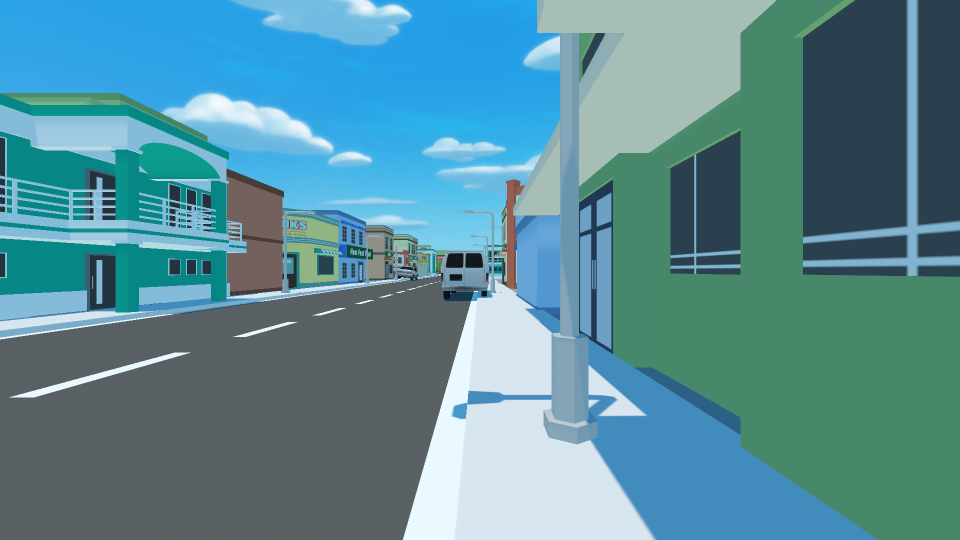
#> input picture Project_images/Szene_1/0.png, 1920 x 1080 px (shown at 1/2 size)
$ python -i map_detection.py   (imports and definitions only)
#> lines starting #> are read from the running program, lines starting #| are printed output that depends on the picture; after the words box and inside, x2 and y2 are one past the last pixel; in counts of white or black regions, pixels touching at a corner belong together
import cv2 as cv
import numpy as np
from matplotlib import pyplot as plt
from skimage.morphology import skeletonize
from skimage.util import img_as_bool
from igraph import Graph
from skimage.graph import route_through_array
from sklearn.cluster import DBSCAN
import json
from enums import Direction


def find_endpoints_and_junctions(skel_img):
    skel = skel_img.copy()
    if skel.dtype != np.uint8:
        skel = (skel * 255).astype(np.uint8)

    endpoints = []
    junctions = []

    for y in range(1, skel.shape[0] - 1):
        for x in range(1, skel.shape[1] - 1):
            if skel[y, x] == 0:
                continue

            roi = skel[y - 1:y + 2, x - 1:x + 2]
            count = cv.countNonZero(roi) - 1  # ohne Mittelpunkt

            if count == 1:
                endpoints.append((x, y))
            elif count >= 3:
                junctions.append((x, y))

    return endpoints, junctions


def cluster_points(points, eps=7):
    if not points:
        return []

    X = np.array(points)
    clustering = DBSCAN(eps=eps, min_samples=1).fit(X)

    labels = clustering.labels_
    unique_labels = set(labels)

    clustered_points = []
    for label in unique_labels:
        cluster_members = X[labels == label]
        centroid = np.mean(cluster_members, axis=0)
        clustered_points.append(tuple(centroid.astype(int)))

    return clustered_points

# [102 lines left out: functions nearest_skel_point, find_colored_center, insert_special_node, get_turn_sequence, not called in this run]

def detect_turns(img_path: str) -> list[Direction] | None:
#> called with img_path = 'Project_images/Szene_1/0.png'
    img = cv.imread(img_path)
#> img is the input picture: shape (1080, 1920, 3); mean B, G, R 152.8, 140.8, 89.4
    if img is not None:
        gray = cv.cvtColor(img, cv.COLOR_BGR2GRAY) if len(img.shape) == 3 else img
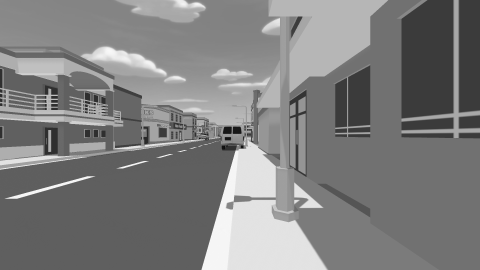
#> gray: shape (1080, 1920) (shown at 1/4 size); min 0, max 248, mean 126.7
    else:
        print("konnte bild in detect_turns nicht laden")
        return None

    canny1 = cv.Canny(gray, 50, 200, None, 3)
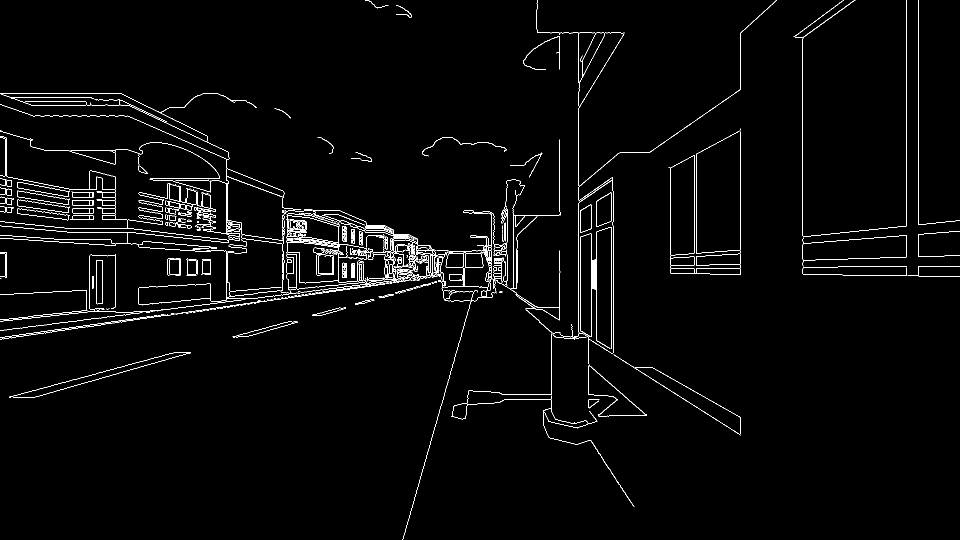
#> canny1: shape (1080, 1920) (shown at 1/2 size); 2% white in thin lines or dots

    cdst = cv.cvtColor(canny1, cv.COLOR_GRAY2BGR)
#> cdst: shape (1080, 1920, 3); 2% white in thin lines or dots

    linesP = cv.HoughLinesP(canny1, 1, np.pi / 720, 50, None, 100, 42)
#> linesP = 292 rows, first 6: [0, 678, 524, 602], [1157, 676, 1157, 66], [1813, 551, 1813, 0], [1836, 550, 1836, 0], [1605, 547, 1605, 60], [805, 1079, 988, 440]


    if linesP is not None:
        for i in range(0, len(linesP)):
            l = linesP[i][0]
            cv.line(cdst, (l[0], l[1]), (l[2], l[3]), (0,0,255), 3, cv.LINE_AA)
#> this loop made 292 passes
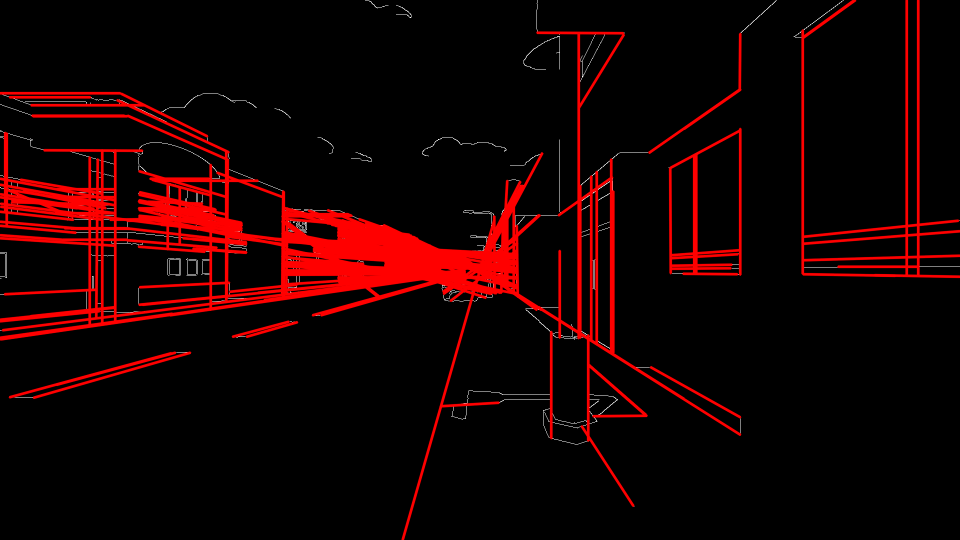
#> cdst: shape (1080, 1920, 3) (shown at 1/2 size); mean B, G, R 0.9, 0.9, 23.9

    kernel_large = np.ones((25,25),np.uint8)
    kernel_small = np.ones((5,5),np.uint8)

    cdst = cv.morphologyEx(cdst, cv.MORPH_CLOSE, kernel_large)
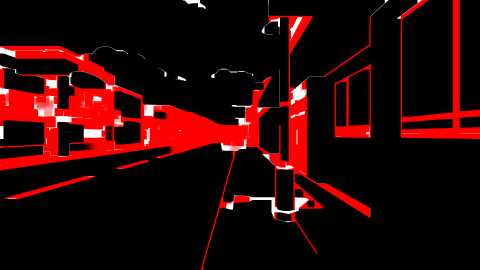
#> cdst: shape (1080, 1920, 3) (shown at 1/4 size); mean B, G, R 4.9, 4.9, 40.9
    cdst = cv.erode(cdst, kernel_small)
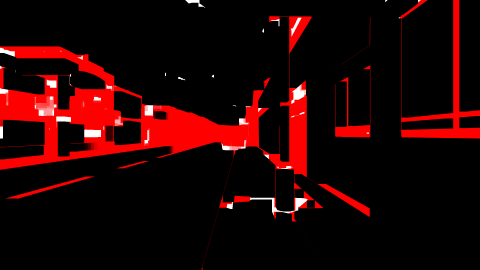
#> cdst: shape (1080, 1920, 3) (shown at 1/4 size); mean B, G, R 2.9, 2.9, 35

    binary = cv.threshold(cv.cvtColor(cdst, cv.COLOR_BGR2GRAY),30, 255, cv.THRESH_BINARY)[1]
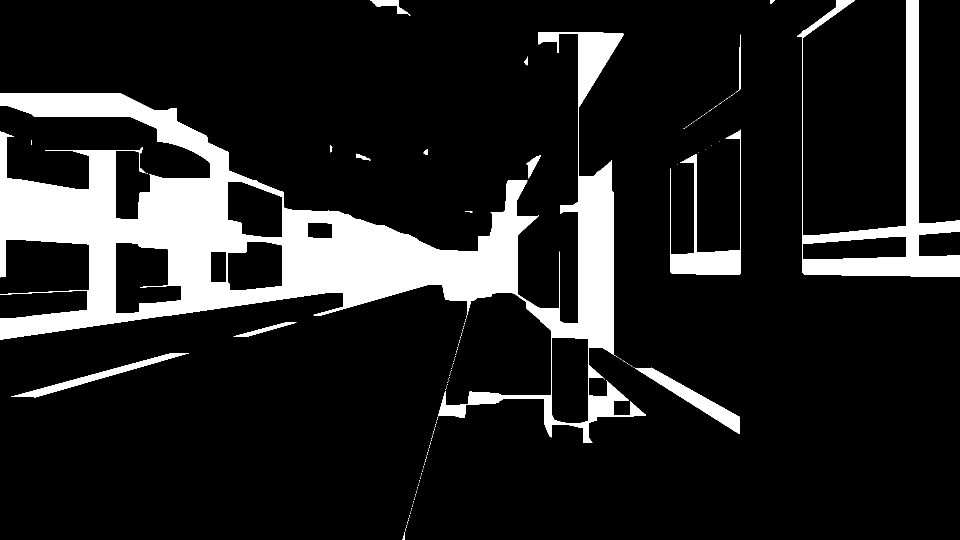
#> binary: shape (1080, 1920) (shown at 1/2 size); 13.7% white; 170 white regions (154 under 20 px), largest, box (x1, y1, x2, y2) and area: (0, 65, 1292, 886) 232196, (1594, 0, 1920, 554) 31304, (1340, 259, 1481, 549) 8124
    bin_bool = img_as_bool(binary)

    skel = skeletonize(bin_bool)
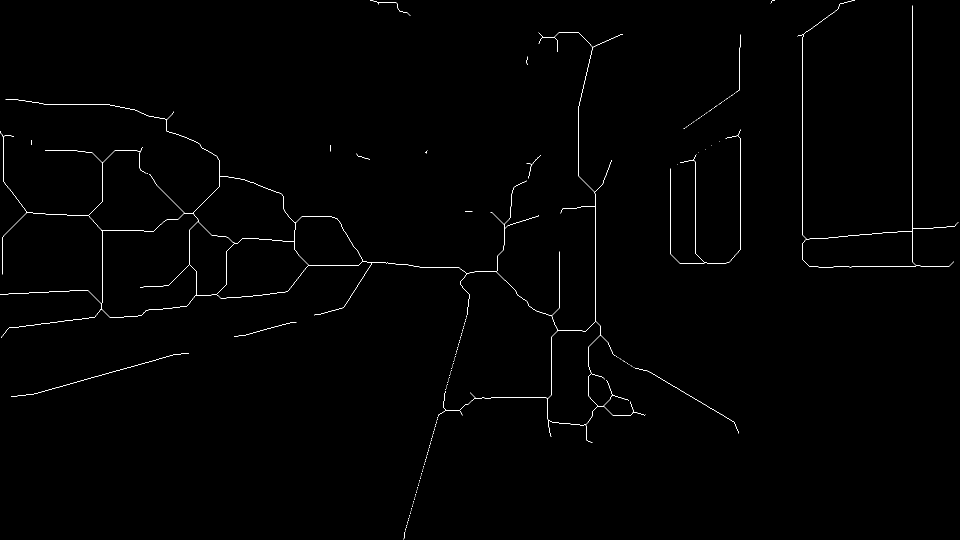
#> skel: shape (1080, 1920) bool (shown at 1/2 size); 0.52% white in thin lines or dots
    skel = skel.astype(bool)

    endpoints, junctions = find_endpoints_and_junctions(skel)
#> after the loop in find_endpoints_and_junctions, `for y in range(1, skel.shape[0] - 1):`: endpoints = 362 pairs, first value 2 to 1916, second value 6 to 1078; junctions = 167 pairs, first value 6 to 1832, second value 5 to 850
    nodes = cluster_points(endpoints + junctions,eps=30)
#> in cluster_points, `X = np.array(points)`: X = 529 pairs, first value 2 to 1916, second value 5 to 1078
#> in cluster_points, `labels = clustering.labels_`: labels = 529 values, max 78 at index 526, min 0 at index 0, mean 38.45
#> in cluster_points, `unique_labels = set(labels)`: unique_labels = 79 items
#> the loop in cluster_points, `for label in unique_labels:` made 79 passes
#> centroid on passes 1, 2, 3, 4, 5, 6, 7, 10: [1541, 6], [756.8, 5.8], [1825, 11], [820, 31], [1090.4, 78.57], [1245, 68], [1480, 69], [1416.3, 222.9]
#> after the loop in cluster_points, `for label in unique_labels:`: clustered_points = 79 pairs, first value 2 to 1916, second value 5 to 942
#> nodes has the same summary as clustered_points in cluster_points

    coord_to_index = {coord: idx for idx, coord in enumerate(nodes)}
#> coord_to_index = 79 items
    index_to_coord = {idx: coord for coord, idx in coord_to_index.items()}
#> index_to_coord = 79 items

#> (the run stopped early here; a loop or call above may not have finished)

$ run again, on Project_images/Szene_1/1.png
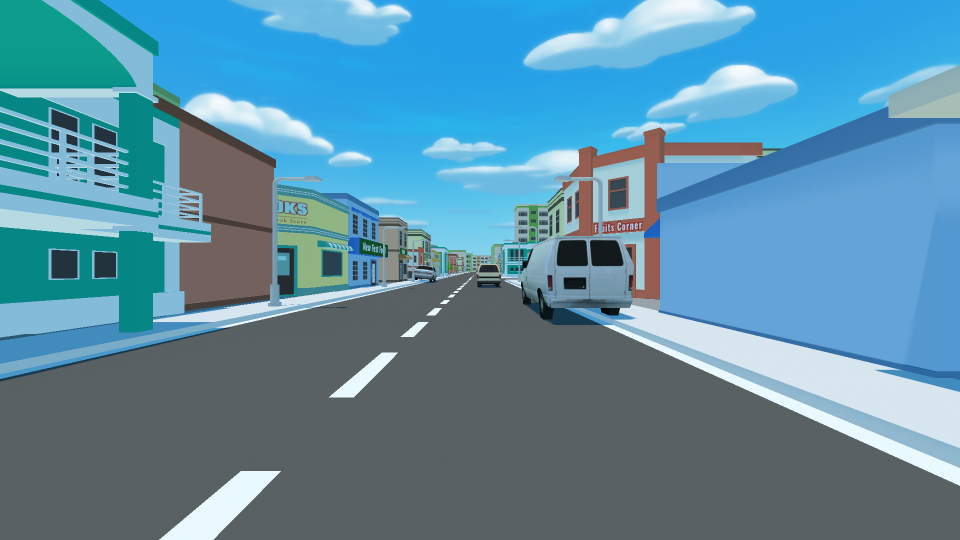
#> input picture Project_images/Szene_1/1.png, 1920 x 1080 px (shown at 1/2 size)
#> in detect_turns, img is the input picture: shape (1080, 1920, 3); mean B, G, R 164.5, 141.5, 92
#> in detect_turns, `canny1 = cv.Canny(gray, 50, 200, None, 3)`:
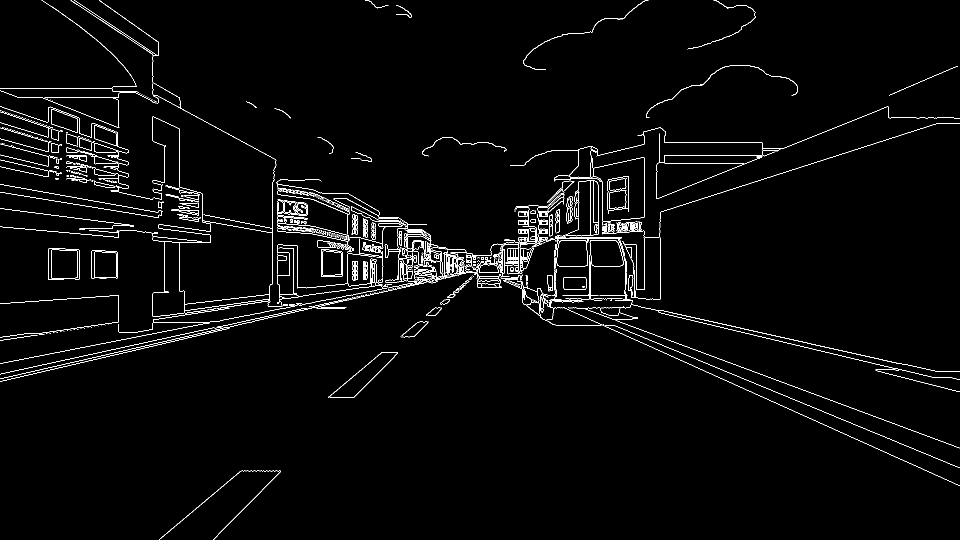
#> canny1: shape (1080, 1920) (shown at 1/2 size); 2.2% white in thin lines or dots
#> linesP = 358 rows, first 6: [2, 726, 1058, 521], [1390, 635, 1805, 728], [547, 352, 698, 420], [695, 439, 1913, 894], [0, 757, 944, 544], [545, 366, 1148, 616]
#> the loop in detect_turns, `for i in range(0, len(linesP)):` made 358 passes
#> binary: shape (1080, 1920); 15.3% white; 153 white regions (135 under 20 px), largest, box (x1, y1, x2, y2) and area: (0, 0, 1920, 964) 313646, (740, 0, 821, 32) 796, (1435, 0, 1494, 13) 587
#> in detect_turns, `skel = skeletonize(bin_bool)`:
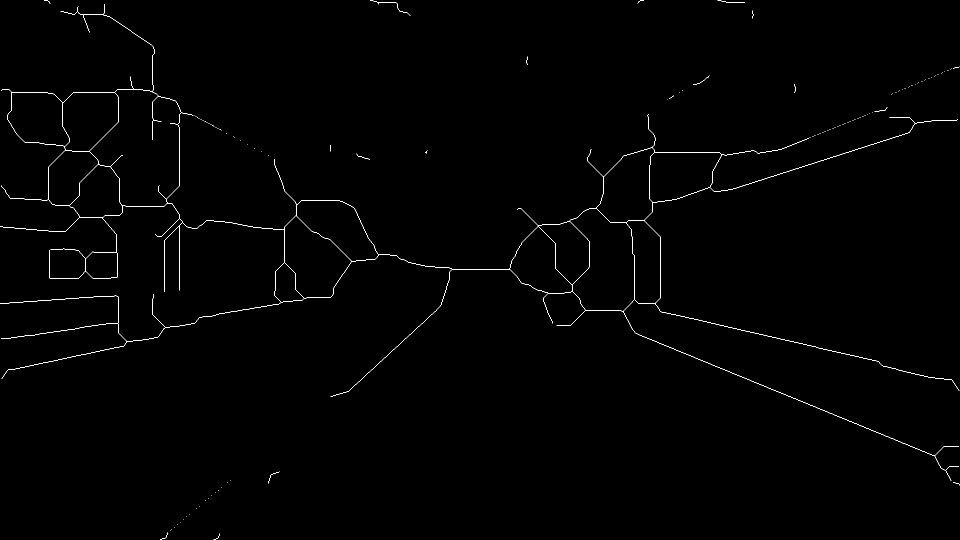
#> skel: shape (1080, 1920) bool (shown at 1/2 size); 0.52% white in thin lines or dots
#> after the loop in find_endpoints_and_junctions, `for y in range(1, skel.shape[0] - 1):`: endpoints = 77 pairs, first value 2 to 1918, second value 4 to 1078; junctions = 192 pairs, first value 23 to 1891, second value 5 to 941
#> X = 269 pairs, first value 2 to 1918, second value 4 to 1078
#> labels = 269 values, max 88 at index 263, min 0 at index 0, mean 45.54
#> unique_labels = 89 items
#> the loop in cluster_points, `for label in unique_labels:` made 89 passes
#> centroid on passes 2, 5, 6, 7, 8, 11, 14, 15: [1275, 6], [756.8, 5.8], [160.5, 24.75], [820, 31], [179, 64], [1418, 151], [1386, 169], [19, 184]
#> after the loop in cluster_points, `for label in unique_labels:`: clustered_points = 89 pairs, first value 2 to 1918, second value 5 to 1072
#> nodes has the same summary as clustered_points in cluster_points
#> coord_to_index = 89 items

$ run again, on Project_images/Szene_1/2.png
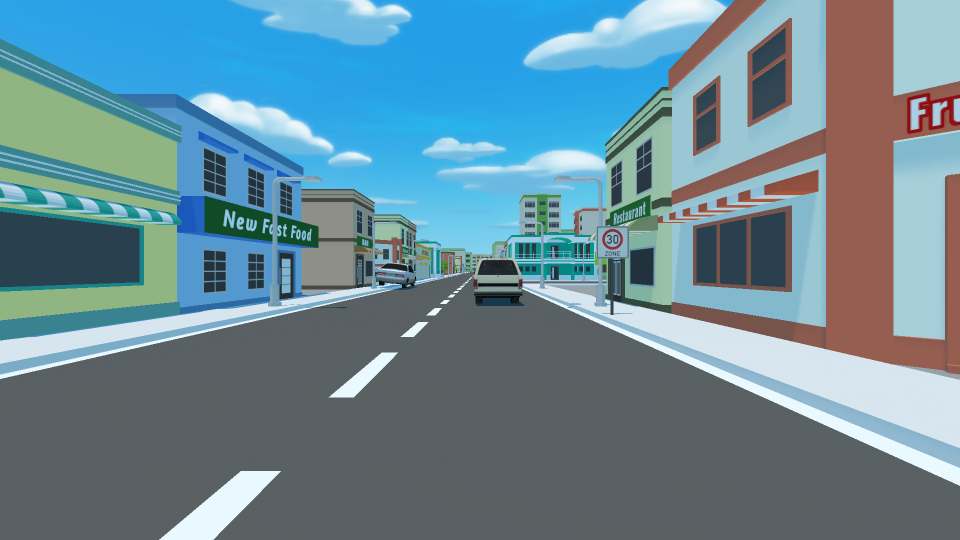
#> input picture Project_images/Szene_1/2.png, 1920 x 1080 px (shown at 1/2 size)
#> in detect_turns, img is the input picture: shape (1080, 1920, 3); mean B, G, R 151, 137.7, 104.5
#> in detect_turns, `canny1 = cv.Canny(gray, 50, 200, None, 3)`:
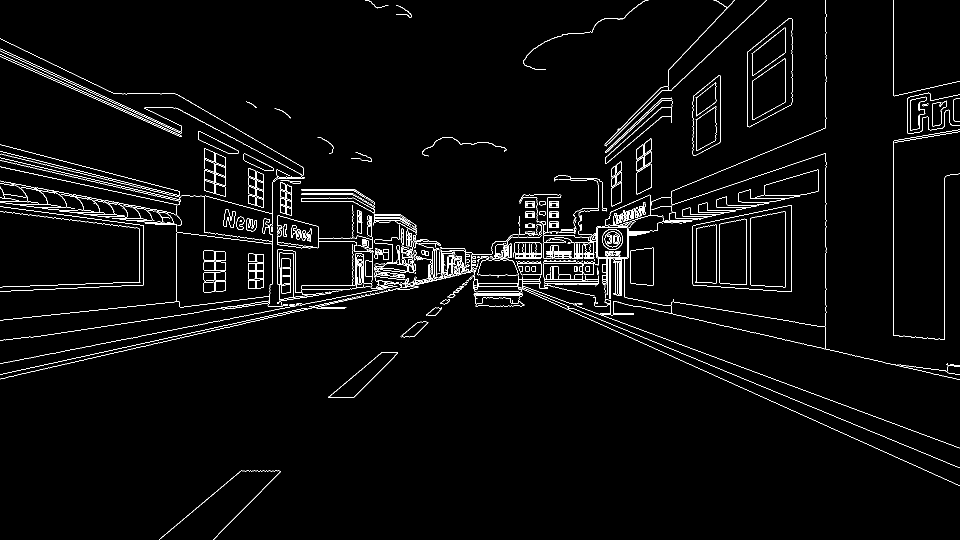
#> canny1: shape (1080, 1920) (shown at 1/2 size); 2.6% white in thin lines or dots
#> linesP = 456 rows, first 6: [532, 340, 1093, 595], [0, 727, 957, 541], [799, 467, 1918, 971], [706, 447, 1603, 778], [1651, 255, 1651, 0], [708, 794, 877, 624]
#> the loop in detect_turns, `for i in range(0, len(linesP)):` made 456 passes
#> binary: shape (1080, 1920); 18.7% white; 81 white regions (62 under 20 px), largest, box (x1, y1, x2, y2) and area: (0, 42, 1920, 965) 366666, (1787, 0, 1920, 285) 10746, (1494, 38, 1585, 253) 6280
#> in detect_turns, `skel = skeletonize(bin_bool)`:
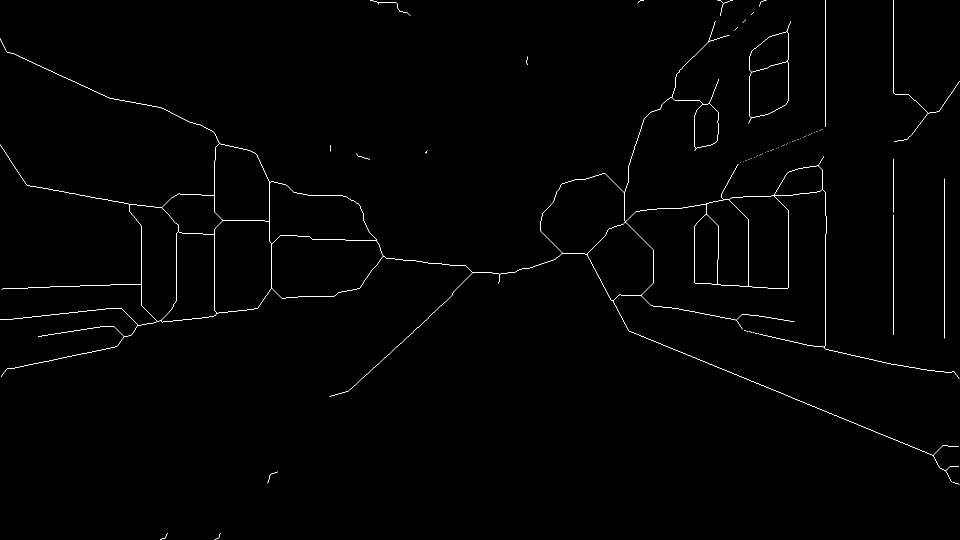
#> skel: shape (1080, 1920) bool (shown at 1/2 size); 0.58% white in thin lines or dots
#> after the loop in find_endpoints_and_junctions, `for y in range(1, skel.shape[0] - 1):`: endpoints = 67 pairs, first value 2 to 1918, second value 6 to 1078; junctions = 152 pairs, first value 248 to 1891, second value 5 to 942
#> X = 219 pairs, first value 2 to 1918, second value 5 to 1078
#> labels = 219 values, max 74 at index 213, min 0 at index 0, mean 38.81
#> unique_labels = 75 items
#> the loop in cluster_points, `for label in unique_labels:` made 75 passes
#> centroid on passes 1, 2, 3, 4, 5, 8, 10, 11: [1275, 6], [756.8, 5.8], [1488.1, 41.62], [820, 31], [1441.8, 18.4], [1437, 158], [1651, 253], [1788, 283]
#> after the loop in cluster_points, `for label in unique_labels:`: clustered_points = 75 pairs, first value 2 to 1918, second value 5 to 1072
#> nodes has the same summary as clustered_points in cluster_points
#> coord_to_index = 75 items
